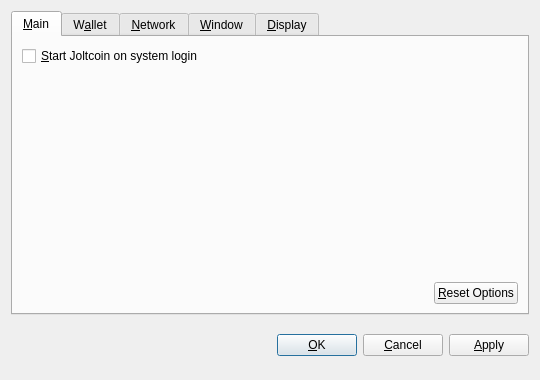
<?xml version="1.0" encoding="UTF-8"?>
<ui version="4.0">
 <class>OptionsDialog</class>
 <widget class="QDialog" name="OptionsDialog">
  <property name="geometry">
   <rect>
    <x>0</x>
    <y>0</y>
    <width>540</width>
    <height>380</height>
   </rect>
  </property>
  <property name="windowTitle">
   <string>Options</string>
  </property>
  <property name="modal">
   <bool>true</bool>
  </property>
  <layout class="QVBoxLayout" name="verticalLayout">
   <item>
    <widget class="QTabWidget" name="tabWidget">
     <property name="tabPosition">
      <enum>QTabWidget::North</enum>
     </property>
     <property name="currentIndex">
      <number>0</number>
     </property>
     <widget class="QWidget" name="tabMain">
      <attribute name="title">
       <string>&amp;Main</string>
      </attribute>
      <layout class="QVBoxLayout" name="verticalLayout_Main">
       <item>
        <widget class="QCheckBox" name="bitcoinAtStartup">
         <property name="toolTip">
          <string>Automatically start Joltcoin after logging in to the system.</string>
         </property>
         <property name="text">
          <string>&amp;Start Joltcoin on system login</string>
         </property>
        </widget>
       </item>
       <item>
        <spacer name="verticalSpacer_Main">
         <property name="orientation">
          <enum>Qt::Vertical</enum>
         </property>
         <property name="sizeHint" stdset="0">
          <size>
           <width>20</width>
           <height>40</height>
          </size>
         </property>
        </spacer>
       </item>
       <item>
        <layout class="QHBoxLayout" name="horizontalLayout_2_Main">
         <item>
          <spacer name="horizontalSpacer_2_Main">
           <property name="orientation">
            <enum>Qt::Horizontal</enum>
           </property>
           <property name="sizeHint" stdset="0">
            <size>
             <width>40</width>
             <height>20</height>
            </size>
           </property>
          </spacer>
         </item>
         <item>
          <widget class="QPushButton" name="resetButton">
           <property name="toolTip">
            <string>Reset all client options to default.</string>
           </property>
           <property name="text">
            <string>&amp;Reset Options</string>
           </property>
           <property name="autoDefault">
            <bool>false</bool>
           </property>
          </widget>
         </item>
        </layout>
       </item>
      </layout>
     </widget>
     <widget class="QWidget" name="tabWallet">
      <attribute name="title">
       <string>W&amp;allet</string>
      </attribute>
      <layout class="QVBoxLayout" name="verticalLayout_Network">
       <item>
        <widget class="QLabel" name="transactionFeeInfoLabel">
         <property name="text">
          <string>Optional transaction fee per kB that helps make sure your transactions are processed quickly. Most transactions are 1 kB.</string>
         </property>
         <property name="textFormat">
          <enum>Qt::PlainText</enum>
         </property>
         <property name="wordWrap">
          <bool>true</bool>
         </property>
        </widget>
       </item>
       <item>
        <layout class="QHBoxLayout" name="horizontalLayout_1_Main">
         <item>
          <widget class="QLabel" name="transactionFeeLabel">
           <property name="text">
            <string>Pay transaction &amp;fee</string>
           </property>
           <property name="textFormat">
            <enum>Qt::PlainText</enum>
           </property>
           <property name="buddy">
            <cstring>transactionFee</cstring>
           </property>
          </widget>
         </item>
         <item>
          <widget class="BitcoinAmountField" name="transactionFee"/>
         </item>
         <item>
          <spacer name="horizontalSpacer_1_Main">
           <property name="orientation">
            <enum>Qt::Horizontal</enum>
           </property>
           <property name="sizeHint" stdset="0">
            <size>
             <width>40</width>
             <height>20</height>
            </size>
           </property>
          </spacer>
         </item>
        </layout>
       </item>
       <item>
        <widget class="QLabel" name="label">
         <property name="text">
          <string>If you disable the spending of unconfirmed change, the change from a transaction cannot be used until that transaction has at least one confirmation. This also affects how your balance is computed.</string>
         </property>
         <property name="wordWrap">
          <bool>true</bool>
         </property>
        </widget>
       </item>
       <item>
        <widget class="QCheckBox" name="spendZeroConfChange">
         <property name="text">
          <string>Spend unconfirmed change  (experts only)</string>
         </property>
        </widget>
       </item>
       <item>
        <spacer name="verticalSpacer">
         <property name="orientation">
          <enum>Qt::Vertical</enum>
         </property>
         <property name="sizeHint" stdset="0">
          <size>
           <width>20</width>
           <height>40</height>
          </size>
         </property>
        </spacer>
       </item>
      </layout>
     </widget>
     <widget class="QWidget" name="tabNetwork">
      <attribute name="title">
       <string>&amp;Network</string>
      </attribute>
      <layout class="QVBoxLayout" name="verticalLayout_Network">
       <item>
        <widget class="QCheckBox" name="mapPortUpnp">
         <property name="toolTip">
          <string>Automatically open the Joltcoin client port on the router. This only works when your router supports UPnP and it is enabled.</string>
         </property>
         <property name="text">
          <string>Map port using &amp;UPnP</string>
         </property>
        </widget>
       </item>
       <item>
        <widget class="QCheckBox" name="connectSocks">
         <property name="toolTip">
          <string>Connect to the Joltcoin network through a SOCKS proxy (e.g. when connecting through Tor).</string>
         </property>
         <property name="text">
          <string>&amp;Connect through SOCKS proxy:</string>
         </property>
        </widget>
       </item>
       <item>
        <layout class="QHBoxLayout" name="horizontalLayout_Network">
         <item>
          <widget class="QLabel" name="proxyIpLabel">
           <property name="text">
            <string>Proxy &amp;IP:</string>
           </property>
           <property name="textFormat">
            <enum>Qt::PlainText</enum>
           </property>
           <property name="buddy">
            <cstring>proxyIp</cstring>
           </property>
          </widget>
         </item>
         <item>
          <widget class="QValidatedLineEdit" name="proxyIp">
           <property name="maximumSize">
            <size>
             <width>140</width>
             <height>16777215</height>
            </size>
           </property>
           <property name="toolTip">
            <string>IP address of the proxy (e.g. 127.0.0.1)</string>
           </property>
          </widget>
         </item>
         <item>
          <widget class="QLabel" name="proxyPortLabel">
           <property name="text">
            <string>&amp;Port:</string>
           </property>
           <property name="textFormat">
            <enum>Qt::PlainText</enum>
           </property>
           <property name="buddy">
            <cstring>proxyPort</cstring>
           </property>
          </widget>
         </item>
         <item>
          <widget class="QLineEdit" name="proxyPort">
           <property name="maximumSize">
            <size>
             <width>55</width>
             <height>16777215</height>
            </size>
           </property>
           <property name="toolTip">
            <string>Port of the proxy (e.g. 9050)</string>
           </property>
          </widget>
         </item>
         <item>
          <widget class="QLabel" name="socksVersionLabel">
           <property name="text">
            <string>SOCKS &amp;Version:</string>
           </property>
           <property name="textFormat">
            <enum>Qt::PlainText</enum>
           </property>
           <property name="buddy">
            <cstring>socksVersion</cstring>
           </property>
          </widget>
         </item>
         <item>
          <widget class="QValueComboBox" name="socksVersion">
           <property name="toolTip">
            <string>SOCKS version of the proxy (e.g. 5)</string>
           </property>
          </widget>
         </item>
         <item>
          <spacer name="horizontalSpacer_Network">
           <property name="orientation">
            <enum>Qt::Horizontal</enum>
           </property>
           <property name="sizeHint" stdset="0">
            <size>
             <width>40</width>
             <height>20</height>
            </size>
           </property>
          </spacer>
         </item>
        </layout>
       </item>
       <item>
        <spacer name="verticalSpacer_Network">
         <property name="orientation">
          <enum>Qt::Vertical</enum>
         </property>
         <property name="sizeHint" stdset="0">
          <size>
           <width>20</width>
           <height>40</height>
          </size>
         </property>
        </spacer>
       </item>
      </layout>
     </widget>
     <widget class="QWidget" name="tabWindow">
      <attribute name="title">
       <string>&amp;Window</string>
      </attribute>
      <layout class="QVBoxLayout" name="verticalLayout_Window">
       <item>
        <widget class="QCheckBox" name="minimizeToTray">
         <property name="toolTip">
          <string>Show only a tray icon after minimizing the window.</string>
         </property>
         <property name="text">
          <string>&amp;Minimize to the tray instead of the taskbar</string>
         </property>
        </widget>
       </item>
       <item>
        <widget class="QCheckBox" name="minimizeOnClose">
         <property name="toolTip">
          <string>Minimize instead of exit the application when the window is closed. When this option is enabled, the application will be closed only after selecting Quit in the menu.</string>
         </property>
         <property name="text">
          <string>M&amp;inimize on close</string>
         </property>
        </widget>
       </item>
       <item>
        <spacer name="verticalSpacer_Window">
         <property name="orientation">
          <enum>Qt::Vertical</enum>
         </property>
         <property name="sizeHint" stdset="0">
          <size>
           <width>20</width>
           <height>40</height>
          </size>
         </property>
        </spacer>
       </item>
      </layout>
     </widget>
     <widget class="QWidget" name="tabDisplay">
      <attribute name="title">
       <string>&amp;Display</string>
      </attribute>
      <layout class="QVBoxLayout" name="verticalLayout_Display">
       <item>
        <layout class="QHBoxLayout" name="horizontalLayout_1_Display">
         <item>
          <widget class="QLabel" name="langLabel">
           <property name="text">
            <string>User Interface &amp;language:</string>
           </property>
           <property name="textFormat">
            <enum>Qt::PlainText</enum>
           </property>
           <property name="buddy">
            <cstring>lang</cstring>
           </property>
          </widget>
         </item>
         <item>
          <widget class="QValueComboBox" name="lang">
           <property name="toolTip">
            <string>The user interface language can be set here. This setting will take effect after restarting Joltcoin.</string>
           </property>
          </widget>
         </item>
        </layout>
       </item>
       <item>
        <layout class="QHBoxLayout" name="horizontalLayout_2_Display">
         <item>
          <widget class="QLabel" name="unitLabel">
           <property name="text">
            <string>&amp;Unit to show amounts in:</string>
           </property>
           <property name="textFormat">
            <enum>Qt::PlainText</enum>
           </property>
           <property name="buddy">
            <cstring>unit</cstring>
           </property>
          </widget>
         </item>
         <item>
          <widget class="QValueComboBox" name="unit">
           <property name="toolTip">
            <string>Choose the default subdivision unit to show in the interface and when sending coins.</string>
           </property>
          </widget>
         </item>
        </layout>
       </item>
       <item>
        <widget class="QCheckBox" name="displayAddresses">
         <property name="toolTip">
          <string>Whether to show Joltcoin addresses in the transaction list or not.</string>
         </property>
         <property name="text">
          <string>&amp;Display addresses in transaction list</string>
         </property>
        </widget>
       </item>
       <item>
        <widget class="QCheckBox" name="coinControlFeatures">
         <property name="toolTip">
          <string>Whether to show coin control features or not.</string>
         </property>
         <property name="text">
          <string>Display coin &amp;control features (experts only!)</string>
         </property>
        </widget>
       </item>
       <item>
        <spacer name="verticalSpacer_Display">
         <property name="orientation">
          <enum>Qt::Vertical</enum>
         </property>
         <property name="sizeHint" stdset="0">
          <size>
           <width>20</width>
           <height>40</height>
          </size>
         </property>
        </spacer>
       </item>
      </layout>
     </widget>
    </widget>
   </item>
   <item>
    <layout class="QHBoxLayout" name="horizontalLayout_Buttons">
     <item>
      <spacer name="horizontalSpacer_1">
       <property name="orientation">
        <enum>Qt::Horizontal</enum>
       </property>
       <property name="sizeHint" stdset="0">
        <size>
         <width>40</width>
         <height>48</height>
        </size>
       </property>
      </spacer>
     </item>
     <item>
      <widget class="QLabel" name="statusLabel">
       <property name="font">
        <font>
         <weight>75</weight>
         <bold>true</bold>
        </font>
       </property>
       <property name="text">
        <string/>
       </property>
       <property name="textFormat">
        <enum>Qt::PlainText</enum>
       </property>
       <property name="wordWrap">
        <bool>true</bool>
       </property>
      </widget>
     </item>
     <item>
      <spacer name="horizontalSpacer_2">
       <property name="orientation">
        <enum>Qt::Horizontal</enum>
       </property>
       <property name="sizeHint" stdset="0">
        <size>
         <width>40</width>
         <height>48</height>
        </size>
       </property>
      </spacer>
     </item>
     <item>
      <widget class="QPushButton" name="okButton">
       <property name="text">
        <string>&amp;OK</string>
       </property>
      </widget>
     </item>
     <item>
      <widget class="QPushButton" name="cancelButton">
       <property name="text">
        <string>&amp;Cancel</string>
       </property>
       <property name="autoDefault">
        <bool>false</bool>
       </property>
      </widget>
     </item>
     <item>
      <widget class="QPushButton" name="applyButton">
       <property name="text">
        <string>&amp;Apply</string>
       </property>
       <property name="autoDefault">
        <bool>false</bool>
       </property>
      </widget>
     </item>
    </layout>
   </item>
  </layout>
 </widget>
 <customwidgets>
  <customwidget>
   <class>BitcoinAmountField</class>
   <extends>QSpinBox</extends>
   <header>bitcoinamountfield.h</header>
  </customwidget>
  <customwidget>
   <class>QValueComboBox</class>
   <extends>QComboBox</extends>
   <header>qvaluecombobox.h</header>
  </customwidget>
  <customwidget>
   <class>QValidatedLineEdit</class>
   <extends>QLineEdit</extends>
   <header>qvalidatedlineedit.h</header>
  </customwidget>
 </customwidgets>
 <resources/>
 <connections/>
</ui>
